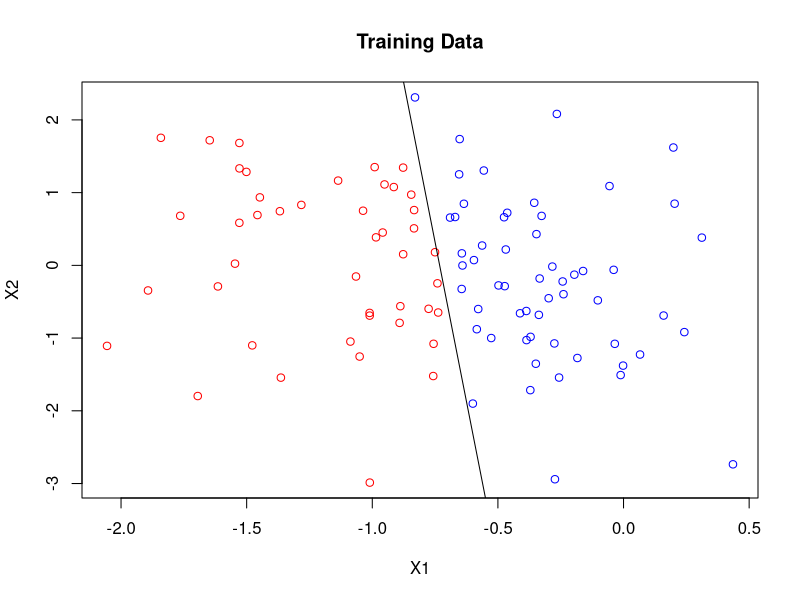
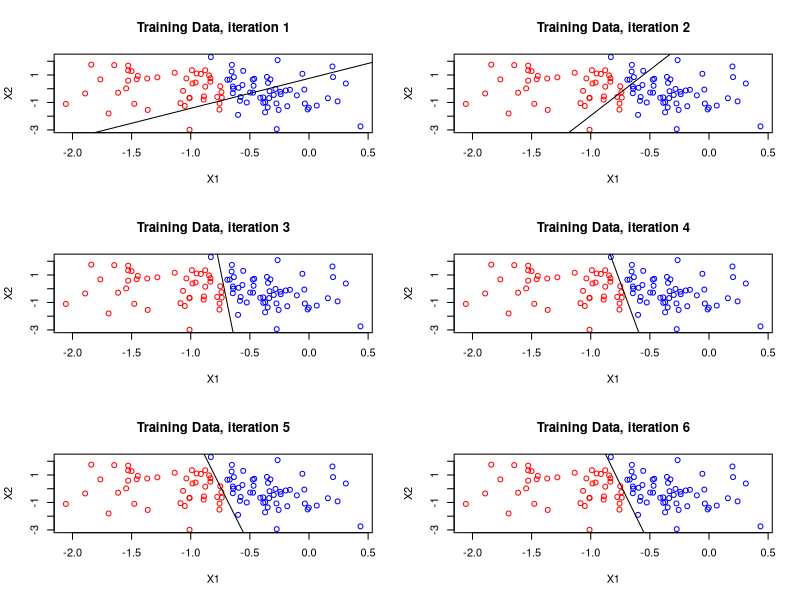
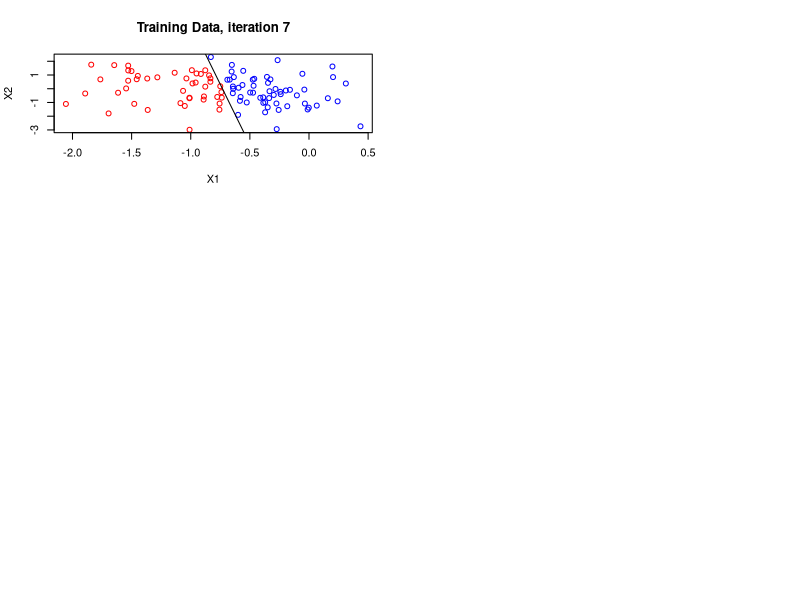
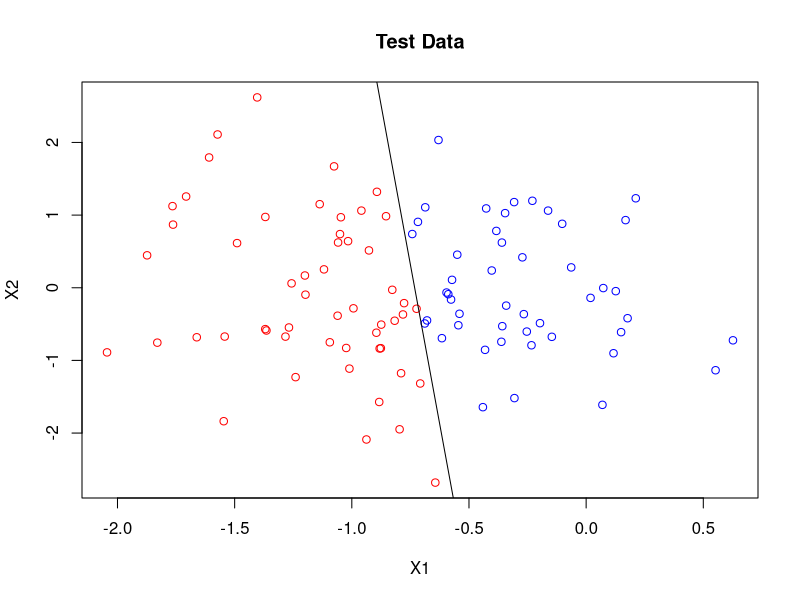

Reproduce these figures in R, in order.
#############################
# Shery Cheong
# February 24th 2015
#############################

####################################################################################
#Define the function "fakedata" as given in assignment

#Inputs
#w:  w[1:d] is the normal vector of a hyperplane, 
#    w[d+1] = -c is the negative offset parameter. 
#n: sample size

#Outputs
#S: n by (d+1) sample matrix with last col 1
#y: vector of the associated class labels

fakedata <- function(w, n){

if(! require(MASS))
{
	install.packages("MASS")
}
if(! require(mvtnorm))
{
	install.packages("mvtnorm")
}

require(MASS)
require(mvtnorm)

# obtain dimension
d <- length(w)-1

# compute the offset vector and a Basis consisting of w and its nullspace
offset <- -w[length(w)] * w[1:d] / sum(w[1:d]^2)
Basis <- cbind(Null(w[1:d]), w[1:d])	 

# Create samples, correct for offset, and extend
# rmvnorm(n,mean,sigme) ~ generate n samples from N(0,I) distribution
S <- rmvnorm(n, mean=rep(0,d),sigma = diag(1,d)) %*%  t(Basis) 
S <- S + matrix(rep(offset,n),n,d,byrow=T)
S <- cbind(S,1)

# compute the class assignments
y <- as.vector(sign(S %*% w))

# add corrective factors to points that lie on the hyperplane.
S[y==0,1:d] <- S[y==0,1:d] + runif(1,-0.5,0.5)*10^(-4)
y = as.vector(sign(S %*% w))
return(list(S=S, y=y))

} # end function fakedata

####################################################################################
#Define the function "classify"

#Inputs
#S: sample data set
#z: z = (v,-c) is the vector defining the hyperplane

#Outputs
#y: vector of the associated class labels

classify <- function(S, z){
  y = sign(S %*% z)
  return (y)
  }
#end function classify

#####################################################################################
#Define the function "perceptrain"

#Inputs
#S: sample data set
#y: vector of the associated class labels

#Outputs
#z: normal vector z_h of the hyperplane
#Z.history: matrix containing history of z_i's

perceptrain <- function(S,y){
z = rep(0,ncol(S)) #initial weights
Z.history = vector() #matrix of z history
# start iteration at 1
iteration = 1
# initial while loop is switched on
misclassify = TRUE

while (misclassify){
# runs the initial classification function
y.hat = classify(S,z)

# resets the counters
grad.cost = 0
mistake.count = 0

# define the gradient of the cost function
for (i in 1:nrow(S))
  { 
  if (y.hat[i] != y[i])
    {
  grad.cost = grad.cost + (-y[i] * S[i,])
  #counts the number of mistakes
  mistake.count = mistake.count + 1
    }
  }

# define alpha and the new z
alpha = 1/iteration
z = z - alpha * grad.cost

# adds to iteration and to Z.history
iteration = iteration + 1
Z.history = rbind(Z.history,z)

# flips off the while loop if we reach a cost function of 0
if (mistake.count == 0){
  misclassify = FALSE
}
}
# returns the list
return(list(z=z, Z.history=Z.history))
}

####################################################################################

# generate 3D random vector z between 0 and 1
z.rand = as.vector(runif(3,0,1))

# generate fake dataset "data"
data = fakedata(z.rand,100)

# do a test on data and capture the weights in z.train
z.train = perceptrain(data$S,data$y)

# plot training data and z.train vector

data.plot = data.frame(cbind(data$S[,1:2],as.factor(data$y)))
attach(data.plot)
plot(X1, X2, col=c("red","blue")[X3],main="Training Data")

# plot the z vector
point.a = c(-z.train$z[3]/z.train$z[1],0)
point.b = c(0,-z.train$z[3]/z.train$z[2])

slope.line = (point.b[2]-point.a[2])/(point.b[1]-point.a[1])
b.line = point.a[2]- slope.line*point.a[1]

abline(b.line,slope.line)

# plot some iterations from Z.history

z.hist.seq = seq(1,nrow(z.train$Z.history),as.integer(nrow(z.train$Z.history)/5))

par(mfrow=c(3,2))

for (i in 1:length(z.hist.seq)){
  plot(X1, X2, col=c("red","blue")[X3],main=(paste("Training Data, iteration ", z.hist.seq[i], sep="")))
  point.a = c(-z.train$Z.history[i,3]/z.train$Z.history[i,1],0)
  point.b = c(0,-z.train$Z.history[i,3]/z.train$Z.history[i,2])
  
  slope.line = (point.b[2]-point.a[2])/(point.b[1]-point.a[1])
  b.line = point.a[2]- slope.line*point.a[1]
  abline(b.line,slope.line)}

detach(data.plot)

# generate a new fake dataset "data2" test data, with same z
data2 = fakedata(z.rand,100)

# run the classifier on dataset "data2" with training z vector
data2.yhat = classify(data2$S,z.train$z)

# compare to the actual y
misclassify.count = 0
for (i in 1:length(data2.yhat)){
  if (data2.yhat[i] != data2$y[i]){
misclassify.count = misclassify.count +1}}

# print misclassify count and rate
print(misclassify.count)
print(misclassify.count/length(data2.yhat))

# plot data2
par(mfrow=c(1,1))
data.plot2 = data.frame(cbind(data2$S[,1:2],as.factor(data2$y)))
attach(data.plot2)
plot(X1, X2, col=c("red","blue")[X3],main="Test Data")

# plot the z vector

point.a = c(-z.train$z[3]/z.train$z[1],0)
point.b = c(0,-z.train$z[3]/z.train$z[2])

slope.line = (point.b[2]-point.a[2])/(point.b[1]-point.a[1])
b.line = point.a[2]- slope.line*point.a[1]

abline(b.line,slope.line)
detach(data.plot2)